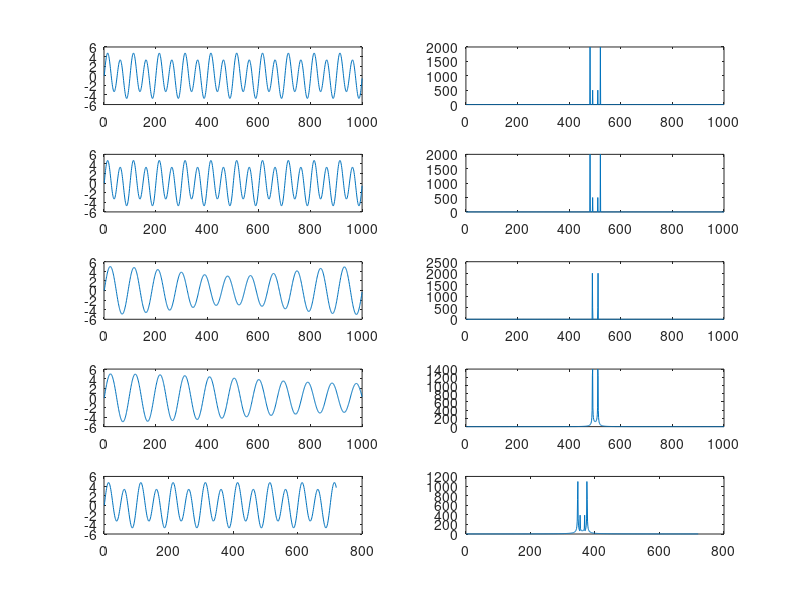

The MATLAB source for this figure:
function TP3Ejercio1()
T=0.001;
Fm = 1/T;
t_ini = 0;
t_fin = 1;
t=t_ini:T:t_fin-T;

s = sin(2*pi*10*t) + 4*sin(2*pi*20*t);

subplot(5,2,1);
plot(s);

%Calculo de la TDF
fsp=fftp(s);
subplot(5,2,2);
plot(fsp);

%Teorema de Parseval

e=energia(s);
f=energia(fsp);
f= f * (1/length(t));


disp('Si los valores correspondientes a la Energía de la Función y de TDF de la Funcion son iguales, entonces cumple con el Teorema de Parseval');

disp(e);

disp(f);

if e==f
    disp('Cumple con el Teorema Parseval');
else
    disp('No cumple con el Teorema Parseval');
end

%Primera Modificacion (s1+s2+4)
s=sin(2*pi*10*t) + 4*sin(2*pi*20*t);

subplot(5,2,3);
plot(s);

fsp=fftp(s);
subplot(5,2,4);
plot(fsp);

%Conclusion: En la mitad del rango se modifica la amplitud siendo esta 1000 veces el valor de la traslación de la funcion

%Segunda Modificacion (f1=10 f2=11)

s=sin(2*pi*10*t) + 4*sin(2*pi*11*t);

subplot(5,2,5);
plot(s);

fsp=fftp(s);
subplot(5,2,6);
plot(fsp);

%Conclusion: Se mantiene la amplitud máxima de 2000, pero en valores más próximos a la mitad del rango

%Tercera Modificacion (f1=10 f2=10.5)

s=sin(2*pi*10*t) + 4*sin(2*pi*10.5*t);

subplot(5,2,7);
plot(s);

fsp=fftp(s);
subplot(5,2,8);
plot(fsp);

%Conclusion: Disminuye la amplitud maxima, y esta se da en valores más próximos a la mitad del rango

%Cuarta Modificacion (Intervalo de tiempo [0...0.72])

t_ini = 0;
t_fin = 0.72;
t=t_ini:T:t_fin-T;

s = sin(2*pi*10*t) + 4*sin(2*pi*20*t);

subplot(5,2,9);
plot(s);

fsp=fftp(s);
subplot(5,2,10);
plot(fsp);

%Conclusion: La mitad del rango se modifica de 500 a aprox 350 y se disminuye la amplitud maxima

end

function [fsp] = fftp(s)
	%Calcula la transformada y la postprocesa para mostrarla correctamente
	fs = abs(fft(s));%Fundamental el valor absoluto aca!
	N = length(fs);
	vm = floor(N/2);%En el caso que la longitud sea impar???

	fsp = zeros(1,N);%Vector de valores acomodados inicializado

	%Valores negativos
	for i = 1:vm
		fsp(i) = fs(vm + i);%desde vm +1 hasta N 
    end
	%Valores positivos
	for i = vm+1:N 
		fsp(i) = fs(i - vm);%desde 1 hasta vm +1 
    end
end

function [e]=energia(s)
    n=length(s);
    e=0;
    for i=1:1:n
        e=e+abs(s(i))^2;
    end
end
